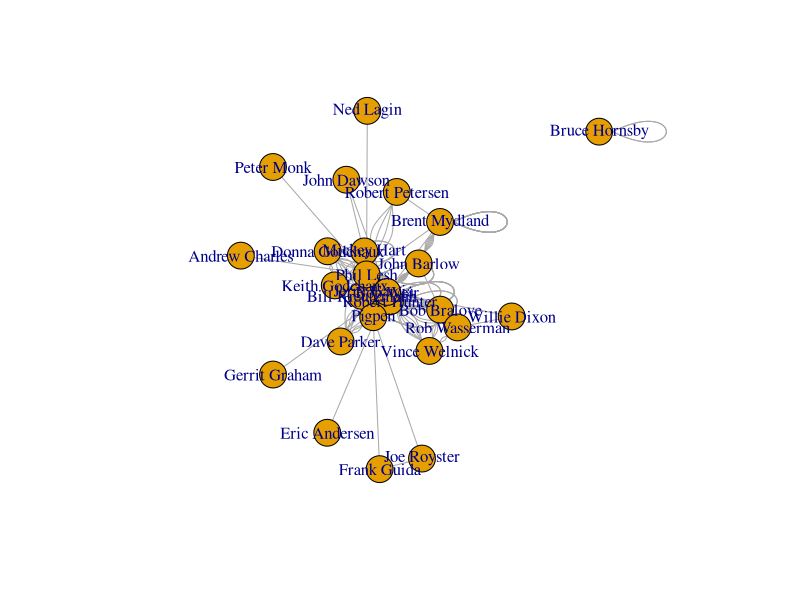
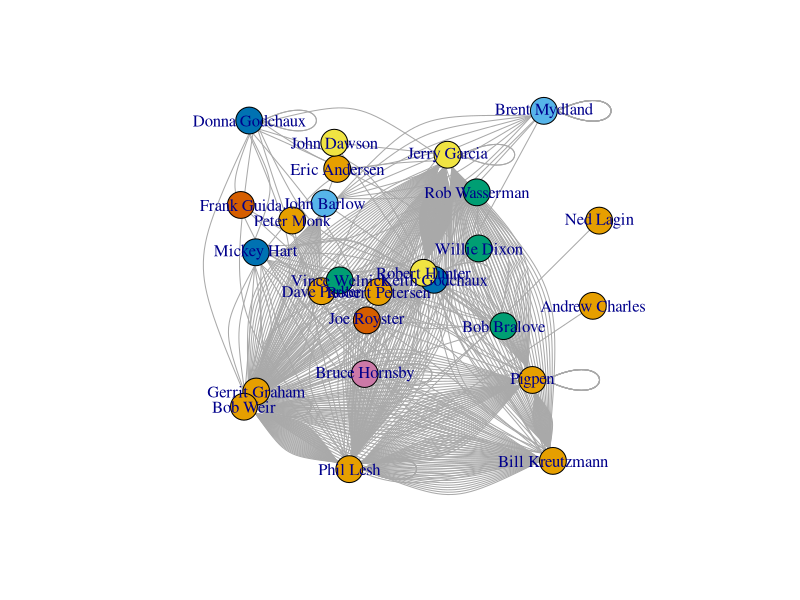
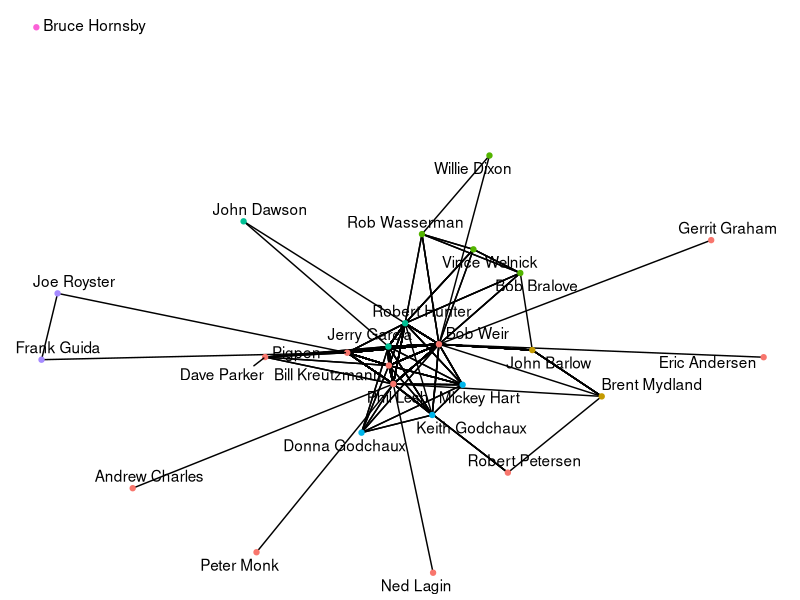
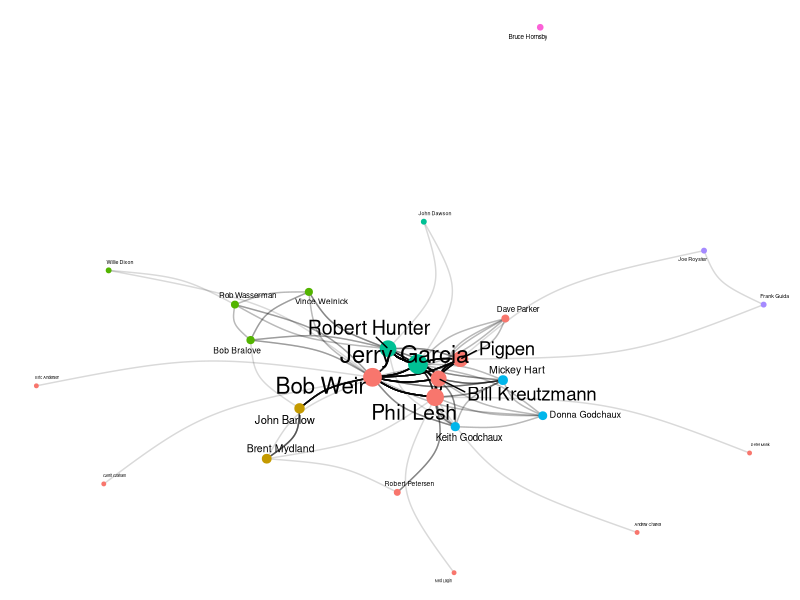

R code for these plots, in order:
## ---- chunk 1
knitr::opts_chunk$set(warning = FALSE, message = FALSE) 
## ---- chunk 2

library(ggplot2) 
library(readr) 
library(igraph)
library(ggraph)
library(tidyverse)

suppressWarnings(expr)
options(ggrepel.max.overlaps = Inf)
## ---- chunk 3
# Loading nodes and vertices
gd_vertices <- read.csv("gd_nodes.csv")
gd_edgelist <- read.csv("gd_clean_data.csv")
## ---- chunk 4
set.seed(1234)
grateful_data <- graph_from_data_frame(d = gd_edgelist, vertices = gd_vertices, directed = FALSE)
## ---- chunk 5
head(V(grateful_data)$name)
head(E(grateful_data)$song.id)
head(E(grateful_data)$song.name)
head(E(grateful_data)$weight)

is_directed(grateful_data)
is_weighted(grateful_data)
is_bipartite(grateful_data)

igraph::vertex_attr_names(grateful_data)
igraph::edge_attr_names(grateful_data)
## ---- chunk 6

plot(grateful_data)

## ---- chunk 7
igraph::dyad.census(grateful_data)
igraph::triad.census(grateful_data)
## ---- chunk 8
#possible triads in network
26*25*24/6

sum(igraph::triad.census(grateful_data))

## ---- chunk 9
#get global clustering cofficient: igraph
transitivity(grateful_data, type="global")
#get average local clustering coefficient: igraph
transitivity(grateful_data, type="average")
## ---- chunk 10
average.path.length(grateful_data,directed=F)
## ---- chunk 11

names(igraph::components(grateful_data))
igraph::components(grateful_data)$no 
igraph::components(grateful_data)$csize

## ---- chunk 12

graph.density(grateful_data)
graph.density(grateful_data, loops=TRUE)

## ---- chunk 13

igraph::degree(grateful_data)

## ---- chunk 14

grateful_nodes<-data.frame(name=V(grateful_data)$name, degree=igraph::degree(grateful_data))
head(grateful_nodes)

## ---- chunk 15

summary(grateful_nodes)

## ---- chunk 16

# Community detection algoritm 
community <- cluster_louvain(grateful_data) 

# Attach communities to relevant vertices
V(grateful_data)$color <- community$membership 

# Graph layout
layout <- layout.random(grateful_data) 

# igraph plot 
plot(grateful_data, layout = layout)

## ---- chunk 17

ggraph(grateful_data, layout = "fr") +
  geom_edge_link() + 
  geom_node_point(aes(color = factor(color))) + 
  geom_node_text(aes(label = name), repel = TRUE) +
  theme_void() +
  theme(legend.position = "none") 

## ---- chunk 18

# Set size to degree centrality 
V(grateful_data)$size = degree(grateful_data)

# Additional customisation for better legibility 
ggraph(grateful_data, layout = "fr") +
  geom_edge_arc(strength = 0.2, width = 0.5, alpha = 0.15) + 
  geom_node_point(aes(size = size, color = factor(color))) + 
  geom_node_text(aes(label = name, size = size), repel = TRUE) +
  theme_void() +
  theme(legend.position = "none") 
